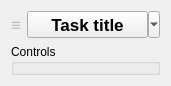
<?xml version="1.0" encoding="UTF-8"?>
<ui version="4.0">
 <class>TaskNode</class>
 <widget class="QWidget" name="TaskNode">
  <property name="geometry">
   <rect>
    <x>0</x>
    <y>0</y>
    <width>171</width>
    <height>80</height>
   </rect>
  </property>
  <property name="windowTitle">
   <string>Form</string>
  </property>
  <layout class="QVBoxLayout" name="verticalLayout">
   <item>
    <layout class="QHBoxLayout" name="horizontalLayout">
     <item>
      <widget class="QLabel" name="m_handle">
       <property name="palette">
        <palette>
         <active>
          <colorrole role="WindowText">
           <brush brushstyle="SolidPattern">
            <color alpha="255">
             <red>192</red>
             <green>191</green>
             <blue>188</blue>
            </color>
           </brush>
          </colorrole>
          <colorrole role="Text">
           <brush brushstyle="SolidPattern">
            <color alpha="255">
             <red>119</red>
             <green>118</green>
             <blue>123</blue>
            </color>
           </brush>
          </colorrole>
         </active>
         <inactive>
          <colorrole role="WindowText">
           <brush brushstyle="SolidPattern">
            <color alpha="255">
             <red>192</red>
             <green>191</green>
             <blue>188</blue>
            </color>
           </brush>
          </colorrole>
          <colorrole role="Text">
           <brush brushstyle="SolidPattern">
            <color alpha="255">
             <red>119</red>
             <green>118</green>
             <blue>123</blue>
            </color>
           </brush>
          </colorrole>
         </inactive>
         <disabled>
          <colorrole role="WindowText">
           <brush brushstyle="SolidPattern">
            <color alpha="255">
             <red>146</red>
             <green>149</green>
             <blue>149</blue>
            </color>
           </brush>
          </colorrole>
          <colorrole role="Text">
           <brush brushstyle="SolidPattern">
            <color alpha="255">
             <red>146</red>
             <green>149</green>
             <blue>149</blue>
            </color>
           </brush>
          </colorrole>
         </disabled>
        </palette>
       </property>
       <property name="font">
        <font>
         <pointsize>13</pointsize>
         <weight>75</weight>
         <bold>true</bold>
        </font>
       </property>
       <property name="cursor">
        <cursorShape>ClosedHandCursor</cursorShape>
       </property>
       <property name="text">
        <string>≡</string>
       </property>
      </widget>
     </item>
     <item>
      <widget class="QToolButton" name="m_headlineButton">
       <property name="sizePolicy">
        <sizepolicy hsizetype="MinimumExpanding" vsizetype="Fixed">
         <horstretch>0</horstretch>
         <verstretch>0</verstretch>
        </sizepolicy>
       </property>
       <property name="palette">
        <palette>
         <active>
          <colorrole role="HighlightedText">
           <brush brushstyle="SolidPattern">
            <color alpha="255">
             <red>119</red>
             <green>118</green>
             <blue>123</blue>
            </color>
           </brush>
          </colorrole>
         </active>
         <inactive>
          <colorrole role="HighlightedText">
           <brush brushstyle="SolidPattern">
            <color alpha="255">
             <red>119</red>
             <green>118</green>
             <blue>123</blue>
            </color>
           </brush>
          </colorrole>
         </inactive>
         <disabled>
          <colorrole role="HighlightedText">
           <brush brushstyle="SolidPattern">
            <color alpha="255">
             <red>119</red>
             <green>118</green>
             <blue>123</blue>
            </color>
           </brush>
          </colorrole>
         </disabled>
        </palette>
       </property>
       <property name="font">
        <font>
         <pointsize>13</pointsize>
         <weight>75</weight>
         <bold>true</bold>
        </font>
       </property>
       <property name="text">
        <string>Task title</string>
       </property>
       <property name="popupMode">
        <enum>QToolButton::MenuButtonPopup</enum>
       </property>
       <property name="toolButtonStyle">
        <enum>Qt::ToolButtonTextBesideIcon</enum>
       </property>
      </widget>
     </item>
    </layout>
   </item>
   <item>
    <widget class="QGroupBox" name="m_controls">
     <property name="sizePolicy">
      <sizepolicy hsizetype="Preferred" vsizetype="MinimumExpanding">
       <horstretch>0</horstretch>
       <verstretch>0</verstretch>
      </sizepolicy>
     </property>
     <property name="title">
      <string>Controls</string>
     </property>
     <property name="flat">
      <bool>true</bool>
     </property>
    </widget>
   </item>
  </layout>
 </widget>
 <resources/>
 <connections/>
</ui>
